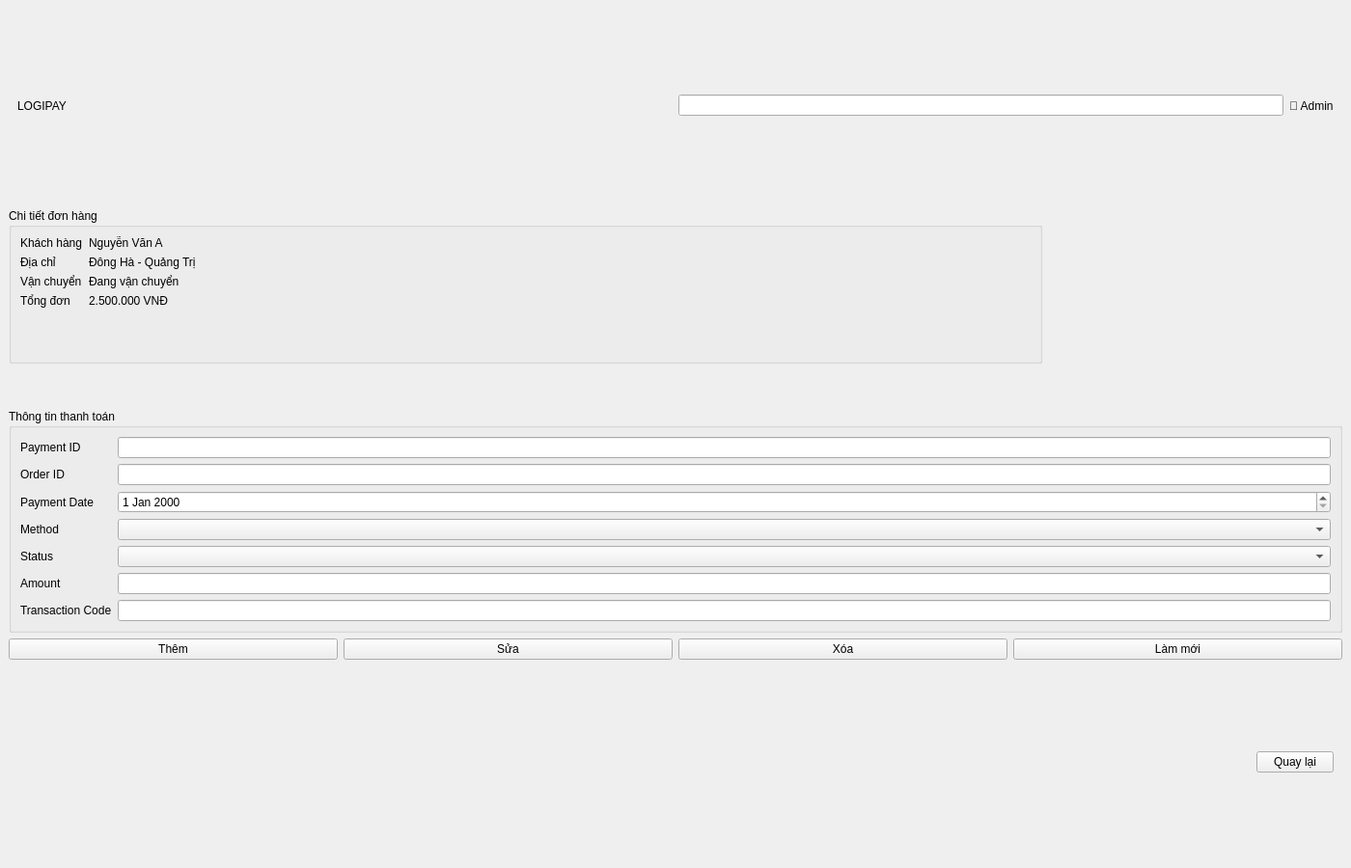
<?xml version="1.0" encoding="UTF-8"?>
<ui version="4.0">
 <class>PaymentWindow</class>
 <widget class="QMainWindow" name="PaymentWindow">
  <property name="geometry">
   <rect>
    <x>0</x>
    <y>0</y>
    <width>1400</width>
    <height>900</height>
   </rect>
  </property>
  <property name="windowTitle">
   <string>Logistics Payment Management</string>
  </property>
  <widget class="QWidget" name="centralwidget">
   <layout class="QVBoxLayout" name="verticalLayout">
    <item>
     <widget class="QFrame" name="frameHeader">
      <layout class="QHBoxLayout" name="headerLayout">
       <item>
        <widget class="QLabel" name="lblLogo">
         <property name="text">
          <string>LOGIPAY</string>
         </property>
        </widget>
       </item>
       <item>
        <spacer name="sp1">
         <property name="orientation">
          <enum>Qt::Horizontal</enum>
         </property>
         <property name="sizeHint" stdset="0">
          <size>
           <width>0</width>
           <height>0</height>
          </size>
         </property>
        </spacer>
       </item>
       <item>
        <widget class="QLineEdit" name="txtHeaderSearch"/>
       </item>
       <item>
        <widget class="QLabel" name="lblUser">
         <property name="text">
          <string>👤 Admin</string>
         </property>
        </widget>
       </item>
      </layout>
     </widget>
    </item>
    <item>
     <layout class="QHBoxLayout" name="statsLayout">
      <item>
       <widget class="QFrame" name="framePending">
        <widget class="QGroupBox" name="groupOrderInfo">
         <property name="geometry">
          <rect>
           <x>0</x>
           <y>0</y>
           <width>1071</width>
           <height>161</height>
          </rect>
         </property>
         <property name="title">
          <string>Chi tiết đơn hàng</string>
         </property>
         <layout class="QFormLayout" name="formOrder">
          <item row="0" column="0">
           <widget class="QLabel" name="lb1">
            <property name="text">
             <string>Khách hàng</string>
            </property>
           </widget>
          </item>
          <item row="0" column="1">
           <widget class="QLabel" name="lblCustomer">
            <property name="text">
             <string>Nguyễn Văn A</string>
            </property>
           </widget>
          </item>
          <item row="1" column="0">
           <widget class="QLabel" name="lb2">
            <property name="text">
             <string>Địa chỉ</string>
            </property>
           </widget>
          </item>
          <item row="1" column="1">
           <widget class="QLabel" name="lblAddress">
            <property name="text">
             <string>Đông Hà - Quảng Trị</string>
            </property>
           </widget>
          </item>
          <item row="2" column="0">
           <widget class="QLabel" name="lb3">
            <property name="text">
             <string>Vận chuyển</string>
            </property>
           </widget>
          </item>
          <item row="3" column="0">
           <widget class="QLabel" name="lb4">
            <property name="text">
             <string>Tổng đơn</string>
            </property>
           </widget>
          </item>
          <item row="3" column="1">
           <widget class="QLabel" name="lblOrderTotal">
            <property name="text">
             <string>2.500.000 VNĐ</string>
            </property>
           </widget>
          </item>
          <item row="2" column="1">
           <widget class="QLabel" name="lblShipping">
            <property name="text">
             <string>Đang vận chuyển</string>
            </property>
           </widget>
          </item>
         </layout>
        </widget>
       </widget>
      </item>
     </layout>
    </item>
    <item>
     <widget class="QGroupBox" name="groupPayment_2">
      <property name="title">
       <string>Thông tin thanh toán</string>
      </property>
      <layout class="QGridLayout" name="paymentLayout_2">
       <item row="0" column="0">
        <widget class="QLabel" name="label1_2">
         <property name="text">
          <string>Payment ID</string>
         </property>
        </widget>
       </item>
       <item row="1" column="0">
        <widget class="QLabel" name="label2_2">
         <property name="text">
          <string>Order ID</string>
         </property>
        </widget>
       </item>
       <item row="0" column="1">
        <widget class="QLineEdit" name="txtPaymentID_2"/>
       </item>
       <item row="1" column="1">
        <widget class="QLineEdit" name="txtOrderID_2"/>
       </item>
       <item row="2" column="0">
        <widget class="QLabel" name="label3_2">
         <property name="text">
          <string>Payment Date</string>
         </property>
        </widget>
       </item>
       <item row="2" column="1">
        <widget class="QDateEdit" name="datePayment_2"/>
       </item>
       <item row="3" column="0">
        <widget class="QLabel" name="label4_2">
         <property name="text">
          <string>Method</string>
         </property>
        </widget>
       </item>
       <item row="4" column="0">
        <widget class="QLabel" name="label5_2">
         <property name="text">
          <string>Status</string>
         </property>
        </widget>
       </item>
       <item row="4" column="1">
        <widget class="QComboBox" name="cboStatus_2"/>
       </item>
       <item row="3" column="1">
        <widget class="QComboBox" name="cboMethod_2"/>
       </item>
       <item row="5" column="0">
        <widget class="QLabel" name="label6_2">
         <property name="text">
          <string>Amount</string>
         </property>
        </widget>
       </item>
       <item row="5" column="1">
        <widget class="QLineEdit" name="txtAmount_2"/>
       </item>
       <item row="6" column="0">
        <widget class="QLabel" name="label7_2">
         <property name="text">
          <string>Transaction Code</string>
         </property>
        </widget>
       </item>
       <item row="6" column="1">
        <widget class="QLineEdit" name="txtTransactionCode_2"/>
       </item>
      </layout>
     </widget>
    </item>
    <item>
     <layout class="QHBoxLayout" name="crudLayout">
      <item>
       <widget class="QPushButton" name="btnAdd">
        <property name="text">
         <string>Thêm</string>
        </property>
       </widget>
      </item>
      <item>
       <widget class="QPushButton" name="btnUpdate">
        <property name="text">
         <string>Sửa</string>
        </property>
       </widget>
      </item>
      <item>
       <widget class="QPushButton" name="btnDelete">
        <property name="text">
         <string>Xóa</string>
        </property>
       </widget>
      </item>
      <item>
       <widget class="QPushButton" name="btnRefresh">
        <property name="text">
         <string>Làm mới</string>
        </property>
       </widget>
      </item>
     </layout>
    </item>
    <item>
     <widget class="QFrame" name="frameReport">
      <layout class="QHBoxLayout" name="reportLayout">
       <item>
        <spacer name="sp2">
         <property name="orientation">
          <enum>Qt::Horizontal</enum>
         </property>
         <property name="sizeHint" stdset="0">
          <size>
           <width>0</width>
           <height>0</height>
          </size>
         </property>
        </spacer>
       </item>
       <item>
        <widget class="QPushButton" name="btnExportReport">
         <property name="text">
          <string>Quay lại</string>
         </property>
        </widget>
       </item>
      </layout>
     </widget>
    </item>
   </layout>
  </widget>
 </widget>
 <resources/>
 <connections/>
</ui>
